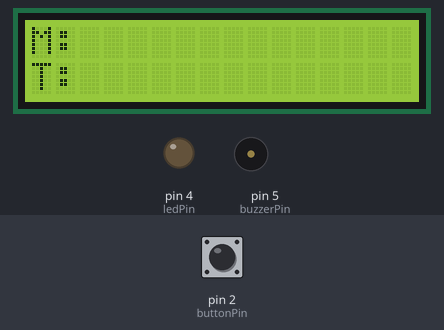
Bench run of a sketch on a simulated Arduino Uno, built with avr-gcc and run on an emulated ATmega328P. Shown: 16×2 character LCD, output pins drawn as LEDs (lit = HIGH), buzzer (waves = sounding, pin HIGH). Inputs (shaded band) come from the test bench; at power-on: pin 2 (buttonPin) HIGH. What the sketch prints to the serial monitor is not drawn.

Above: at 3.6 s.
3.7 s: pin 2 (buttonPin) pulled LOW for 0.15 s
At 6.6 s:
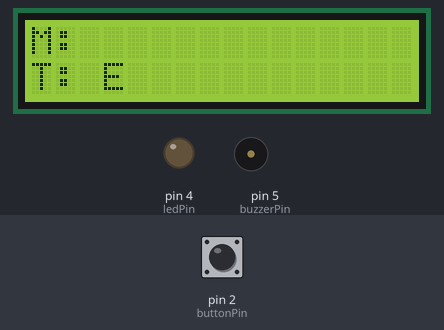
6.8 s: pin 2 (buttonPin) pulled LOW for 1 s
At 10.6 s:
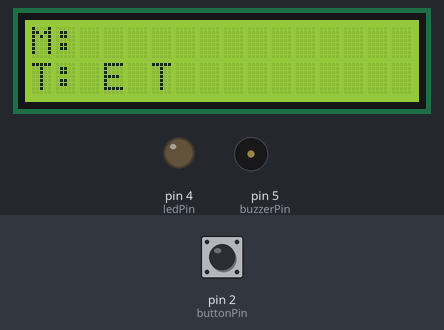
10.8 s: pin 2 (buttonPin) pulled LOW for 0.15 s
At 13.7 s:
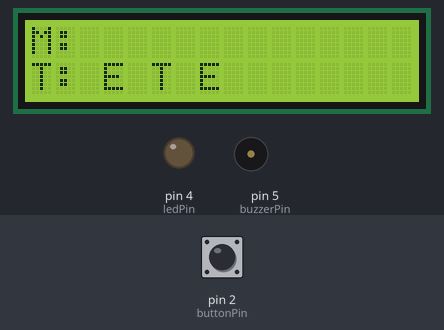
13.9 s: pin 2 (buttonPin) pulled LOW for 3.2 s
At 19.9 s:
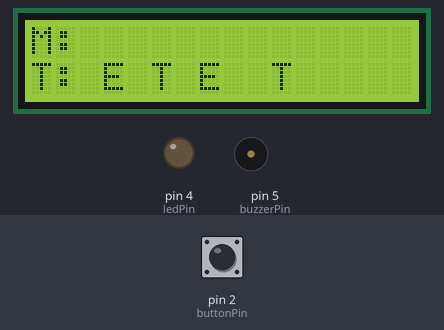
20.1 s: pin 2 (buttonPin) pulled LOW for 0.15 s
At 23.0 s:
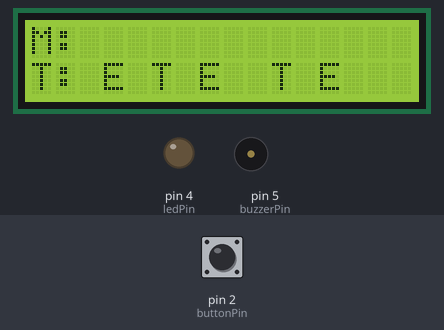
23.2 s: pin 2 (buttonPin) pulled LOW for 1 s
At 27.2 s:
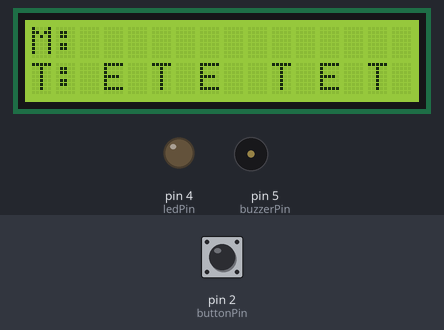
Timing chart, 0 to 28.7 s (numbered marks = the images above; inputs shaded):
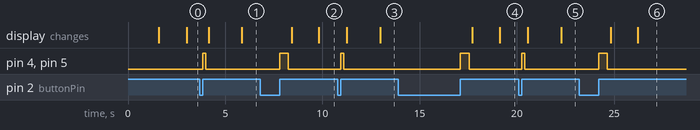

Measured:
- after the input at 3.7 s, pin 4 (ledPin), pin 5 (buzzerPin): LOW → HIGH after 0.15 s, → LOW 0.15 s later; the display: first changes after 0.46 s (image 1 shows a later state)
- after the input at 6.8 s, pin 4 (ledPin), pin 5 (buzzerPin): LOW → HIGH after 1.0 s, → LOW 0.45 s later; the display: first changes after 1.6 s (image 2 shows a later state)
- after the input at 10.8 s, pin 4 (ledPin), pin 5 (buzzerPin): LOW → HIGH after 0.15 s, → LOW 0.15 s later; the display: first changes after 0.46 s (image 3 shows a later state)
- after the input at 13.9 s, pin 4 (ledPin), pin 5 (buzzerPin): LOW → HIGH after 3.2 s, → LOW 0.45 s later; the display: first changes after 3.8 s (image 4 shows a later state)
- after the input at 20.1 s, pin 4 (ledPin), pin 5 (buzzerPin): LOW → HIGH after 0.15 s, → LOW 0.15 s later; the display: first changes after 0.47 s (image 5 shows a later state)
- after the input at 23.2 s, pin 4 (ledPin), pin 5 (buzzerPin): LOW → HIGH after 1.0 s, → LOW 0.45 s later

The sketch:

push_decode.ino
```cpp
#include <Wire.h>
#include <LiquidCrystal_I2C.h>

const int ledPin = 4;
const int buzzerPin = 5;
LiquidCrystal_I2C lcd(0x27, 16, 2);

String morseBuffer = "";
String decodedText = "";

void buzzDot() {
  digitalWrite(buzzerPin, HIGH);
  digitalWrite(ledPin, HIGH);
  delay(150);
  digitalWrite(buzzerPin, LOW);
  digitalWrite(ledPin, LOW);
  delay(150);
}

void buzzDash() {
  digitalWrite(buzzerPin, HIGH);
  digitalWrite(ledPin, HIGH);
  delay(450);
  digitalWrite(buzzerPin, LOW);
  digitalWrite(ledPin, LOW);
  delay(150);
}

String trimToFit(String s) {
  if (s.length() > 14)
    return s.substring(s.length() - 14);
  return s;
}

char decodeMorse(String code) {
  String letters[] = { ".-", "-...", "-.-.", "-..", ".", "..-.", "--.", "....", "..",
                       ".---", "-.-", ".-..", "--", "-.", "---", ".--.", "--.-", ".-.",
                       "...", "-", "..-", "...-", ".--", "-..-", "-.--", "--..",
                       "-----", ".----", "..---", "...--", "....-", ".....", "-....",
                       "--...", "---..", "----." };
  char chars[] = { 'A', 'B', 'C', 'D', 'E', 'F', 'G', 'H', 'I', 'J', 'K', 'L', 'M',
                   'N', 'O', 'P', 'Q', 'R', 'S', 'T', 'U', 'V', 'W', 'X', 'Y', 'Z',
                   '0', '1', '2', '3', '4', '5', '6', '7', '8', '9' };
  for (int i = 0; i < 36; i++) {
    if (code == letters[i])
      return chars[i];
  }
  return '?';
}

void updateLCD() {
  lcd.clear();
  lcd.setCursor(0, 0);
  lcd.print("M:");
  lcd.print(trimToFit(morseBuffer));
  lcd.setCursor(0, 1);
  lcd.print("T:");
  lcd.print(trimToFit(decodedText));
}

const int buttonPin = 2;
unsigned long pressStartTime = 0;
bool buttonPressed = false;
const int encodeDotThreshold = 400;
unsigned long lastInputTime = 0;
unsigned long lastActivity = 0;
const int wordGap = 3000;

void setup() {
  pinMode(buttonPin, INPUT_PULLUP);
  pinMode(ledPin, OUTPUT);
  pinMode(buzzerPin, OUTPUT);
  Serial.begin(9600);
  lcd.init();
  lcd.backlight();
  lcd.print("Push Decode Mode");
  delay(1500);
  lcd.clear();
}

void loop() {
  unsigned long now = millis();
  bool buttonState = (digitalRead(buttonPin) == LOW);

  if (buttonState && !buttonPressed) {
    pressStartTime = now;
    buttonPressed = true;
  }

  if (!buttonState && buttonPressed) {
    unsigned long duration = now - pressStartTime;
    buttonPressed = false;

    if (duration < encodeDotThreshold) {
      morseBuffer += ".";
      buzzDot();
    } else {
      morseBuffer += "-";
      buzzDash();
    }
    updateLCD();
    lastInputTime = now;
  }

  if (morseBuffer.length() > 0 && (now - lastInputTime > 2000)) {
    char decoded = decodeMorse(morseBuffer);
    decodedText += decoded;
    Serial.println(morseBuffer + " => " + decoded);
    morseBuffer = "";
    updateLCD();
    lastActivity = now;
  }

  if (now - lastActivity > wordGap) {
    decodedText += ' ';
    updateLCD();
    lastActivity = now;
  }
}
```
